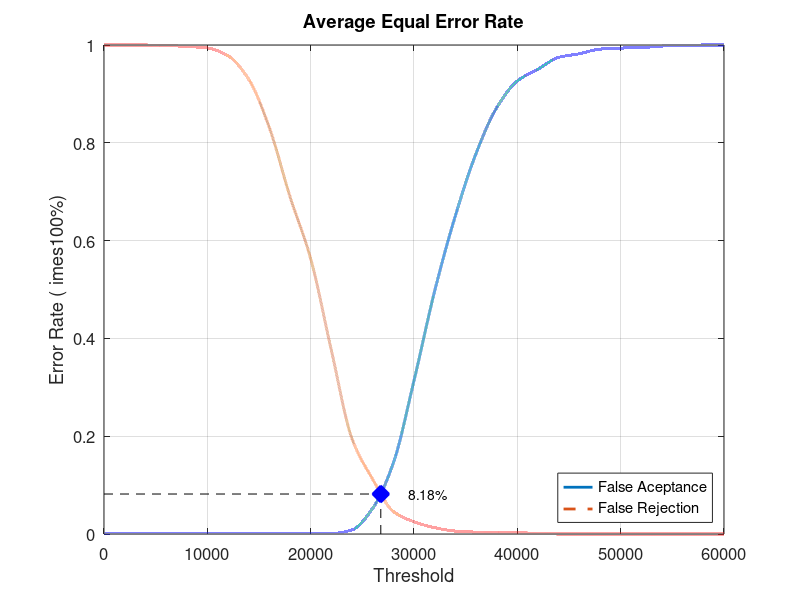
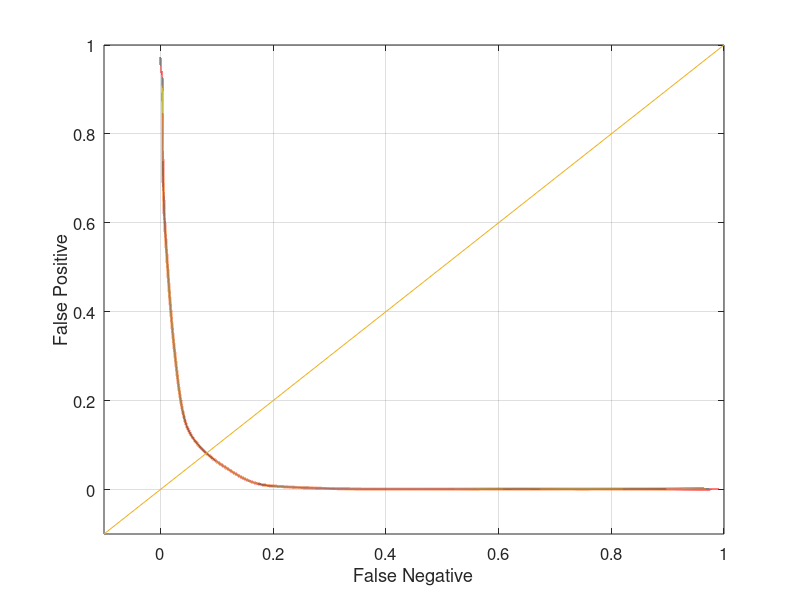

MATLAB code for these plots, in order:
close all;
clear;
clc;
x = 0:2000:60000;
xq = 0:0.5:60000;

y0 = [0 0.00105263 0.00105263 0.00105263 0.00105263 0.00105263 0.00105263 0.00105263 0.00105263 0.00105263 0.00105263 0.00105263 0.00842105 0.0526316 0.145263 0.313684 0.496842 0.650526 0.777895 0.871579 0.926316 0.950526 0.974737 0.982105 0.991579 0.993684 0.994737 0.997895 0.998947 1 1]
yy0 = interp1(x, y0, xq, 'pchip');
y1 = [1 1 1 0.999 0.997 0.994 0.978 0.93 0.831 0.69 0.563 0.376 0.195 0.112 0.046 0.025 0.013 0.006 0.004 0.004 0.003 0.001 0 0 0 0 0 0 0 0 0]
yy1 = interp1(x, y1, xq, 'pchip');

% Calculating EER: 
y2 = abs(y0 - y1);
find(y2 == min(y2))
yy2 = abs(yy0 - yy1);
xEER = find(yy2 == min(yy2));
xEERIndex = xq(xEER) % X-axis EER
yEER = yy0(xEER) % Y-axis EER

main = figure
plot(xq, yy0,'-','LineWidth', 2);	hold on
plot(xq, yy1,'--','LineWidth', 2);	hold on
plot([xEERIndex xEERIndex], [0 yEER], 'k--');	hold on
plot([0 xEERIndex], [yEER yEER], 'k--');	hold on
plot(xEERIndex, yEER, 'bx', 'LineWidth', 10);	hold on
text(xEERIndex + 10 * xEERIndex / 100, yEER, [num2str(round((10000 * yEER)) / 100) '%'])
legend('False Aceptance', 'False Rejection', 'Location', 'SouthEast')
xlabel('Threshold')
ylabel('Error Rate (	imes100%)')
title('Average Equal Error Rate')
set(gca, 'FontSize', 12)
axis([0 60000 0 1])
grid on

print(main, 'Database2AverageMain', '-dpng');
FNRxFPR = figure('Color', [1 1 1]);
plot(yy1, yy0, '-', yy1, yy0, 'LineWidth', 2);
hold on
y = -0.1:0.1:1
plot(y, y); 
set(gca, 'FontSize', 12)
xlabel('False Negative')
ylabel('False Positive')
axis([-0.1 1 -0.1 1])
set(gca, 'FontSize', 12)
grid on

print(FNRxFPR, 'Database2AverageFNRxFPR','-dpng');
